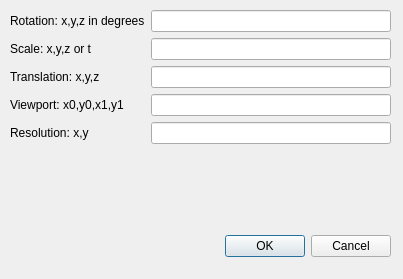
<?xml version="1.0" encoding="UTF-8"?>
<ui version="4.0">
 <class>TDialog</class>
 <widget class="QDialog" name="TDialog">
  <property name="geometry">
   <rect>
    <x>0</x>
    <y>0</y>
    <width>403</width>
    <height>279</height>
   </rect>
  </property>
  <property name="windowTitle">
   <string>Dialog</string>
  </property>
  <widget class="QDialogButtonBox" name="buttonBox">
   <property name="geometry">
    <rect>
     <x>50</x>
     <y>230</y>
     <width>341</width>
     <height>32</height>
    </rect>
   </property>
   <property name="orientation">
    <enum>Qt::Horizontal</enum>
   </property>
   <property name="standardButtons">
    <set>QDialogButtonBox::Cancel|QDialogButtonBox::Ok</set>
   </property>
  </widget>
  <widget class="QWidget" name="layoutWidget">
   <property name="geometry">
    <rect>
     <x>10</x>
     <y>10</y>
     <width>381</width>
     <height>211</height>
    </rect>
   </property>
   <layout class="QFormLayout" name="formLayout">
    <item row="0" column="0">
     <widget class="QLabel" name="labelRotation">
      <property name="text">
       <string>Rotation: x,y,z in degrees</string>
      </property>
     </widget>
    </item>
    <item row="0" column="1">
     <widget class="QLineEdit" name="lineEditRotation"/>
    </item>
    <item row="1" column="0">
     <widget class="QLabel" name="labelScale">
      <property name="text">
       <string>Scale: x,y,z or t</string>
      </property>
     </widget>
    </item>
    <item row="1" column="1">
     <widget class="QLineEdit" name="lineEditScale"/>
    </item>
    <item row="2" column="0">
     <widget class="QLabel" name="labelTranslate">
      <property name="text">
       <string>Translation: x,y,z</string>
      </property>
     </widget>
    </item>
    <item row="2" column="1">
     <widget class="QLineEdit" name="lineEditTranslate"/>
    </item>
    <item row="3" column="0">
     <widget class="QLabel" name="labelViewport">
      <property name="text">
       <string>Viewport: x0,y0,x1,y1</string>
      </property>
     </widget>
    </item>
    <item row="3" column="1">
     <widget class="QLineEdit" name="lineEditViewport"/>
    </item>
    <item row="5" column="0">
     <widget class="QLabel" name="labelResolution">
      <property name="text">
       <string>Resolution: x,y</string>
      </property>
     </widget>
    </item>
    <item row="5" column="1">
     <widget class="QLineEdit" name="lineEditResolution"/>
    </item>
   </layout>
  </widget>
 </widget>
 <resources/>
 <connections>
  <connection>
   <sender>buttonBox</sender>
   <signal>accepted()</signal>
   <receiver>TDialog</receiver>
   <slot>accept()</slot>
   <hints>
    <hint type="sourcelabel">
     <x>248</x>
     <y>254</y>
    </hint>
    <hint type="destinationlabel">
     <x>157</x>
     <y>274</y>
    </hint>
   </hints>
  </connection>
  <connection>
   <sender>buttonBox</sender>
   <signal>rejected()</signal>
   <receiver>TDialog</receiver>
   <slot>reject()</slot>
   <hints>
    <hint type="sourcelabel">
     <x>316</x>
     <y>260</y>
    </hint>
    <hint type="destinationlabel">
     <x>286</x>
     <y>274</y>
    </hint>
   </hints>
  </connection>
 </connections>
</ui>
